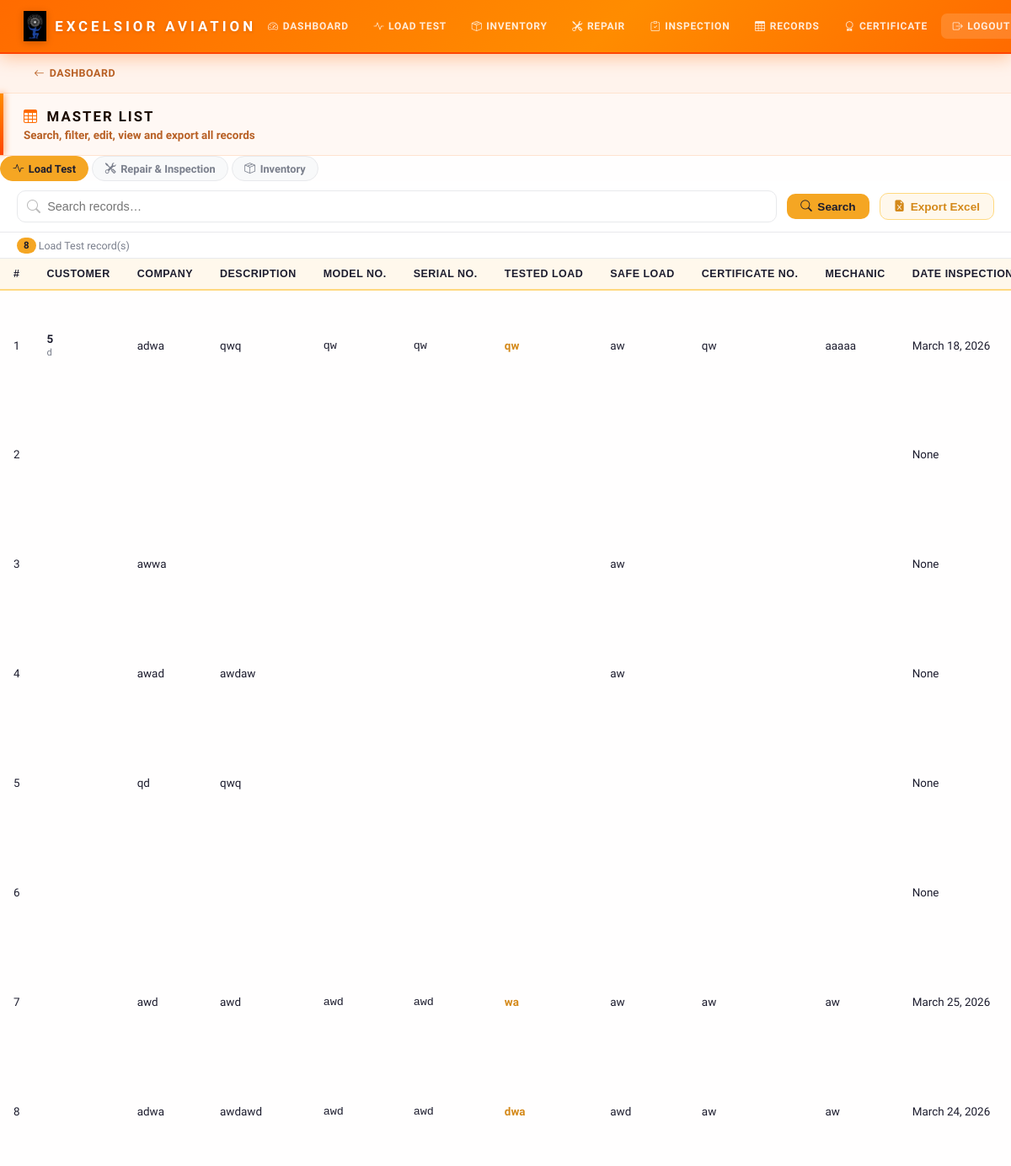
The app's page /list/ (signed in) with its own data.
### core/models.py (models this page shows, shortened)
class LoadTest(models.Model):
    customer_name    = models.CharField(max_length=255, blank=True)
    customer_address = models.CharField(max_length=500, blank=True)
    company          = models.CharField(max_length=255, blank=True)
    description      = models.CharField(max_length=255, blank=True)
    model_number     = models.CharField(max_length=100, blank=True)
    serial_number    = models.CharField(max_length=100, blank=True)
    equipment        = models.CharField(max_length=255, blank=True)
    tested_load      = models.CharField(max_length=100, blank=True)
    safe_load        = models.CharField(max_length=100, blank=True)
    certificate_number = models.CharField(max_length=100, blank=True)
    mechanic         = models.CharField(max_length=150, blank=True)
    date_inspection  = models.DateField(null=True, blank=True)
    date_due         = models.DateField(null=True, blank=True)
    remark           = models.TextField(blank=True)
    created_at       = models.DateTimeField(auto_now_add=True)
    created_by       = models.ForeignKey(settings.AUTH_USER_MODEL, null=True, blank=True, on_delete=models.SET_NULL, related_name='loadtest_records')
    class Meta:
        ordering = ['-created_at']

### core/views.py (the view, shortened to what this page needs)
# urls.py: path('list/',   views.list_records, name='list_records'),
@login_required
def list_records(request):
    record_type  = request.GET.get('type', 'loadtest')
    search_query = request.GET.get('search', '').strip()
    loadtest_records  = LoadTest.objects.all()
    inventory_records = Inventory.objects.all()
    repair_records    = RepairInspection.objects.all()
    def paginate(qs):
        p = Paginator(qs, 20)
        return p.get_page(request.GET.get('page', 1))
    context = {
        'record_type':       record_type,
        'search_query':      search_query,
        'loadtest_records':  paginate(loadtest_records)  if record_type == 'loadtest'  else loadtest_records,
        'inventory_records': paginate(inventory_records) if record_type == 'inventory' else inventory_records,
        'repair_records':    paginate(repair_records)    if record_type == 'repair'    else repair_records,
        'loadtest_count':    loadtest_records.count(),
        'inventory_count':   inventory_records.count(),
        'repair_count':      repair_records.count(),
    }
    return render(request, 'list.html', context)

### core/templates/list.html (shortened to what this page needs)
{% extends 'base.html' %}
{% block content %}
<div class="back-bar">
  <a href="{% url 'dashboard' %}" class="back-btn"><i class="bi bi-arrow-left"></i> Dashboard</a>
</div>
<div class="page-header">
  <h1><i class="bi bi-table"></i> Master List</h1>
  <p>Search, filter, edit, view and export all records</p>
</div>
<div class="filter-bar">
  <a href="?type=loadtest{% if search_query %}&search={{ search_query }}{% endif %}" class="filter-tab {% if record_type == 'loadtest' %}active{% endif %}">
    <i class="bi bi-activity"></i> Load Test
  </a>
  <a href="?type=repair{% if search_query %}&search={{ search_query }}{% endif %}" class="filter-tab {% if record_type == 'repair' %}active{% endif %}">
    <i class="bi bi-tools"></i> Repair & Inspection
  </a>
  <a href="?type=inventory{% if search_query %}&search={{ search_query }}{% endif %}" class="filter-tab {% if record_type == 'inventory' %}active{% endif %}">
    <i class="bi bi-box-seam"></i> Inventory
  </a>
</div>
<div class="search-bar">
  <form method="get" class="search-wrap">
    <i class="bi bi-search"></i>
    <input type="text" name="search" value="{{ search_query }}" placeholder="Search records…" id="searchInput">
  </form>
  <button onclick="document.querySelector('form').submit()" class="btn-search-go">
    <i class="bi bi-search"></i> <span>Search</span>
  </button>
  <a href="{% url 'export_excel' %}?type={{ record_type }}{% if search_query %}&search={{ search_query }}{% endif %}" class="btn-export">
    <i class="bi bi-file-earmark-excel-fill"></i> <span>Export Excel</span>
  </a>
</div>
<div class="count-bar">
  {% if record_type == 'loadtest' %}
    <span class="count-badge">{{ loadtest_count }}</span> Load Test record(s)
  {% elif record_type == 'repair' %}
    <span class="count-badge">{{ repair_count }}</span> Repair/Inspection record(s)
  {% elif record_type == 'inventory' %}
    <span class="count-badge">{{ inventory_count }}</span> Inventory record(s)
  {% endif %}
</div>
<div class="table-wrapper">
  {% if record_type == 'loadtest' %}
    {% if loadtest_records %}
    <table class="records-table">
      <thead><tr>
        <th>#</th><th>Customer</th><th>Company</th><th>Description</th>
        <th>Model No.</th><th>Serial No.</th><th>Tested Load</th><th>Safe Load</th>
        <th>Certificate No.</th><th>Mechanic</th><th>Date Inspection</th><th>Date Due</th>
      </tr></thead>
      <tbody>
        {% for r in loadtest_records %}
        <tr>
          <td>{{ forloop.counter }}</td>
          <td><strong>{{ r.customer_name }}</strong><br><small style="color:#7a7f8c;">{{ r.customer_address }}</small></td>
          <td>{{ r.company }}</td><td>{{ r.description }}</td>
          <td><code>{{ r.model_number }}</code></td><td><code>{{ r.serial_number }}</code></td>
          <td><strong style="color:#d4891a;">{{ r.tested_load }}</strong></td>
          <td>{{ r.safe_load }}</td>
          <td>{{ r.certificate_number }}</td>
          <td>{{ r.mechanic }}</td>
          <td>{{ r.date_inspection }}</td><td>{{ r.date_due }}</td>
        </tr>
        {% endfor %}
      </tbody>
    </table>
    {% else %}
    <div class="empty-state"><i class="bi bi-inbox"></i><p>No load test records found.</p></div>
    {% endif %}
  {% endif %}
</div>
{% endblock %}

### core/templates/base.html (shortened to what this page needs)
<!DOCTYPE html>
<html lang="en">
<head>
  <link href="https://cdn.jsdelivr.net/npm/bootstrap-icons@1.11.3/font/bootstrap-icons.min.css" rel="stylesheet"/>
</head>
<body>
{% if user.is_authenticated %}
<nav class="navbar">
  <a href="{% url 'dashboard' %}" class="navbar-brand">
    <img alt="Excelsior Aviation Services" style="height:36px;width:auto;display:block;"/>
    <span class="navbar-brand-text">EXCELSIOR AVIATION</span>
  </a>
  <div class="nav-links">
    <a href="{% url 'dashboard' %}"><i class="bi bi-speedometer2"></i> Dashboard</a>
    <a href="{% url 'loadtest' %}"><i class="bi bi-activity"></i> Load Test</a>
    <a href="{% url 'inventory' %}"><i class="bi bi-box-seam"></i> Inventory</a>
    <a href="{% url 'repair' %}"><i class="bi bi-tools"></i> Repair</a>
    <a href="{% url 'inspection' %}"><i class="bi bi-clipboard-check"></i> Inspection</a>
    <a href="{% url 'list_records' %}"><i class="bi bi-table"></i> Records</a>
    <a href="{% url 'certificate_list' %}"><i class="bi bi-award"></i> Certificate</a>
    <a href="{% url 'logout' %}" class="nav-logout"><i class="bi bi-box-arrow-right"></i> Logout</a>
  </div>
</nav>
{% endif %}
{% block content %}{% endblock %}
</body>
</html>

### records on screen
LoadTest: customer_name "5", customer_address "d", company "adwa", description "qwq", model_number "qw", serial_number "qw", tested_load "qw", safe_load "aw", certificate_number "qw", mechanic "aaaaa", date_inspection "March 18, 2026"
LoadTest: date_inspection "None"
LoadTest: company "awwa", safe_load "aw", date_inspection "None"
LoadTest: company "awad", description "awdaw", safe_load "aw", date_inspection "None"
LoadTest: company "qd", description "qwq", date_inspection "None"
LoadTest: date_inspection "None"
LoadTest: company "awd", description "awd", model_number "awd", serial_number "awd", tested_load "wa", safe_load "aw", certificate_number "aw", mechanic "aw", date_inspection "March 25, 2026"
LoadTest: company "adwa", description "awdawd", model_number "awd", serial_number "awd", tested_load "dwa", safe_load "awd", certificate_number "aw", mechanic "aw", date_inspection "March 24, 2026"

### other values on screen
{{ loadtest_count }} "8"
